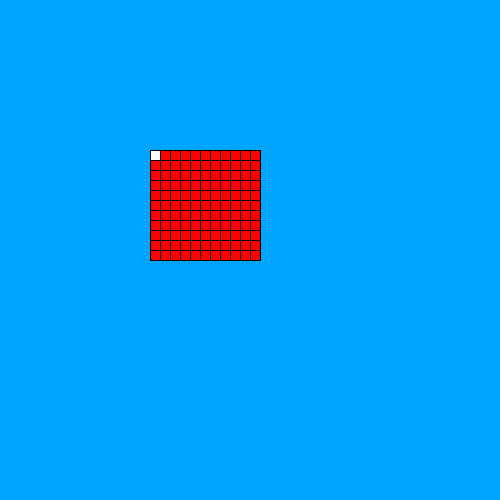
Frame 1 (no input)
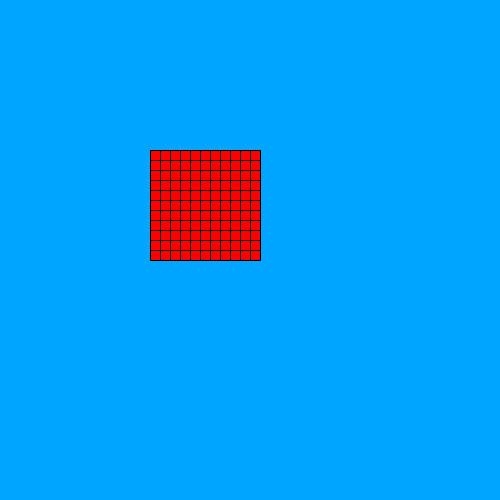
Frame 60 (the mouse pressed at the canvas centre just before this capture)
Frame 120 (the mouse held since frame 60 and released just before this capture): identical to frame 60, image omitted

The Processing sketch that drew these frames (run headless with seeded random() and noise(); from frame 60 on, the mouse is pressed at the canvas centre):

// Processing sketch: op9_7
// ── op9_7.pde

void setup() {
 size (500,500); 
}

void draw() {
  background (0,165,255);
  
for ( int i=0; i<=10; i++) {
  for (int y=0; y<=10; y++) {
     rect(i * 10 + 150,y * 10 + 150, 10, 10);
  
if ((i+y) % 2 == 0)
{
  fill(255,0,0);
}

    }
  }
}
